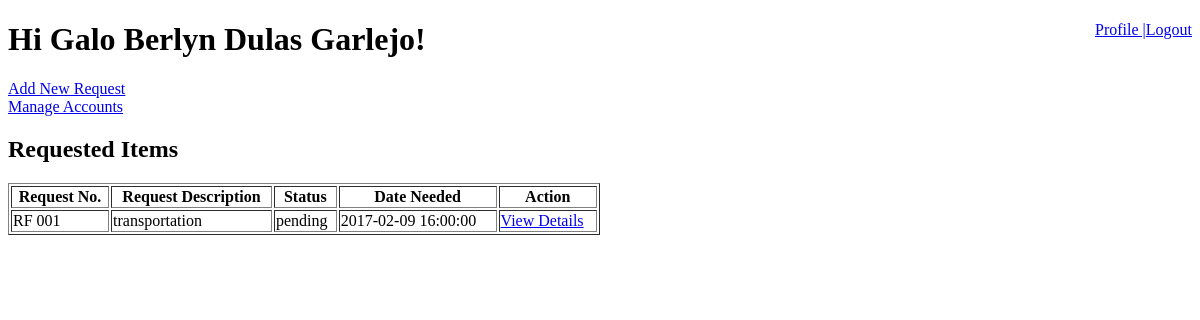
Before: /request_app/dashboard/home.php (signed in) with the older database file.
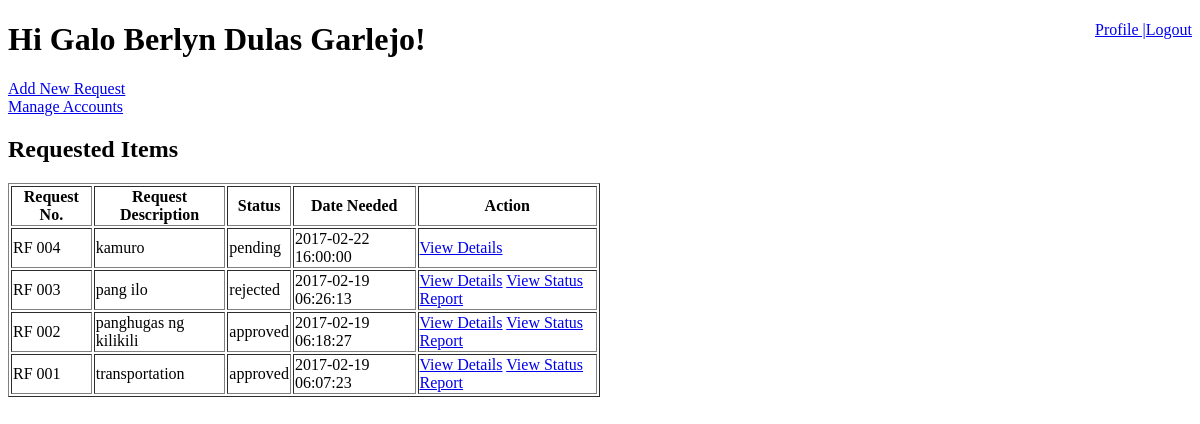
After: the same page with the newer database file.
### tables this page shows
CREATE TABLE `user_details` (
  `id` int(11) NOT NULL,
  `user_id` int(11) NOT NULL,
  `firstname` varchar(255) NOT NULL,
  `middlename` varchar(255) NOT NULL,
  `lastname` varchar(255) NOT NULL,
  `created_at` timestamp NOT NULL DEFAULT CURRENT_TIMESTAMP ON UPDATE CURRENT_TIMESTAMP,
  `updated_at` timestamp NOT NULL DEFAULT '0000-00-00 00:00:00'
);

CREATE TABLE `request_form` (
  `request_id` int(11) NOT NULL,
  `requested_by` int(11) NOT NULL COMMENT 'user.id',
  `request_status` varchar(255) NOT NULL,
  `use_of_item` text NOT NULL,
  `date_needed` timestamp NOT NULL DEFAULT CURRENT_TIMESTAMP ON UPDATE CURRENT_TIMESTAMP,
  `created_at` timestamp NOT NULL DEFAULT '0000-00-00 00:00:00',
  `updated_at` timestamp NOT NULL DEFAULT '0000-00-00 00:00:00'
);

### request_app/dashboard/home.php (the view, shortened to what this page needs)
<?php
include '../shared/connection.php';
$user_id = $_SESSION['user_id'];
$user_type = $_SESSION['user_type'];
$details = "SELECT firstname,middlename,lastname from user_details where user_id = '$user_id'";
$detailsQuery = mysqli_query($conn,$details);
if($detailsQuery){
	$row = mysqli_fetch_array($detailsQuery,MYSQLI_ASSOC);
	$firstname = $row['firstname'];
	$lastname = $row['lastname'];
	$middlename = $row['middlename'];
}else{
	echo "Error: " . $detailsQuery . mysqli_error($conn);
}
if($user_type == 'accounting'){
	$requests = "SELECT * FROM request_form WHERE request_status = 'pending' ORDER BY created_at DESC";
}else{
	$requests = "SELECT * FROM request_form ORDER BY created_at DESC";
}
$requestQuery = mysqli_query($conn,$requests) or die(mysqli_error($conn));
?>
<!DOCTYPE html>
<html>
<head>
</head>
<body>
 	<div>
 		<a href="../shared/logout.php" style="float:right">Logout</a>
 		<a href="../dashboard/profile.php" style="float:right">Profile  |</a>
 		<h1>Hi <?php echo $firstname . ' ' . $middlename . ' ' . $lastname?>!</h1>
 		<div>
 		<?php
 		if($user_type=='scis'){
 			echo "<a href='request_form.php'>Add New Request</a>";
 		}else{
 			echo "<a href='../accounting/approved.php'> Approved Requests </a>";
 		}
 		?>
 		<br>
 		<?php
                if($user_id == 1){
                    echo "<a href='activator.php'>Manage Accounts</a>";
                }
            ?>
 			<h2>Requested Items</h2>
 			<table style="width:50%" border="1">
			  <tr>
			    <th>Request No.</th>
			    <th>Request Description</th>
			    <th>Status</th>
			    <th>Date Needed</th>
			    <th>Action</th>
			  </tr>
			<?php
			  while($row = mysqli_fetch_array($requestQuery)){
			  	echo "<tr><td> RF 00" . $row['request_id'] . "</td>";
			  	echo "<td>" . $row['use_of_item'] . "</td>";
			  	echo "<td>" . $row['request_status'] . "</td>";
			  	echo "<td>" . $row['date_needed'] . "</td>";
			  	echo "<td>";
			  	echo "<a href='request_details.php?request_id=" . $row['request_id'] . "'>View Details</a> ";
			  	if($row['request_status'] != 'pending'){
			  		echo "<a href='status_report.php?request_id=" . $row['request_id'] . "'>View Status Report</a>";
			  	}
			  	echo "</td></tr>";
			  }
			  ?>
			</table>
 		</div>
 	</div>
</body>
</html>

Changed rows visible on the page:
added request_form: request_id "4", use_of_item "kamuro", request_status "pending", date_needed "2017-02-22 16:00:00"
added request_form: request_id "3", use_of_item "pang ilo", request_status "rejected", date_needed "2017-02-19 06:26:13"
added request_form: request_id "2", use_of_item "panghugas ng kilikili", request_status "approved", date_needed "2017-02-19 06:18:27"
changed request_form "transportation": request_status "pending" → "approved"; date_needed "2017-02-09 16:00:00" → "2017-02-19 06:07:23"; now shows "View Status Report"
